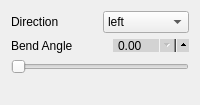
                 <widget class="QWidget" name="tab_13">
                  <attribute name="title">
                   <string>Bended</string>
                  </attribute>
                  <layout class="QVBoxLayout" name="verticalLayout_109">
                   <item>
                    <layout class="QHBoxLayout" name="horizontalLayout_172">
                     <item>
                      <widget class="QLabel" name="label_169">
                       <property name="text">
                        <string>Direction</string>
                       </property>
                      </widget>
                     </item>
                     <item>
                      <widget class="QComboBox" name="linestring_bend_direction">
                       <item>
                        <property name="text">
                         <string>left</string>
                        </property>
                       </item>
                       <item>
                        <property name="text">
                         <string>right</string>
                        </property>
                       </item>
                      </widget>
                     </item>
                    </layout>
                   </item>
                   <item>
                    <layout class="QVBoxLayout" name="verticalLayout_163">
                     <item>
                      <layout class="QHBoxLayout" name="horizontalLayout_173">
                       <item>
                        <widget class="QLabel" name="label_170">
                         <property name="focusPolicy">
                          <enum>Qt::NoFocus</enum>
                         </property>
                         <property name="text">
                          <string>Bend Angle</string>
                         </property>
                        </widget>
                       </item>
                       <item>
                        <widget class="QDoubleSpinBox" name="linestring_bend_angle_spin">
                         <property name="focusPolicy">
                          <enum>Qt::ClickFocus</enum>
                         </property>
                         <property name="styleSheet">
                          <string notr="true">QDoubleSpinBox {
	max-height: 11px;
	min-height: 11px;
    min-width: 60px;
    max-width: 60px;
    padding-right: 10px;
    background-color: lightgray;
    padding-top: -2px;
    padding-bottom: -2px;
}

QDoubleSpinBox::up-button {
  subcontrol-origin: padding;
  subcontrol-position: right center;
  left: 7px;
  height: 18px;
  width: 18px;
}

QDoubleSpinBox::down-button {
  subcontrol-origin: content;
  subcontrol-position: right center;
  left: 0px;
  top: 0px;
  height: 18px;
  width: 18px;
}

</string>
                         </property>
                         <property name="maximum">
                          <double>360.000000000000000</double>
                         </property>
                        </widget>
                       </item>
                      </layout>
                     </item>
                     <item>
                      <widget class="QSlider" name="linestring_bend_angle_slider">
                       <property name="focusPolicy">
                        <enum>Qt::NoFocus</enum>
                       </property>
                       <property name="styleSheet">
                        <string notr="true"/>
                       </property>
                       <property name="orientation">
                        <enum>Qt::Horizontal</enum>
                       </property>
                      </widget>
                     </item>
                    </layout>
                   </item>
                   <item>
                    <spacer name="verticalSpacer_26">
                     <property name="orientation">
                      <enum>Qt::Vertical</enum>
                     </property>
                     <property name="sizeType">
                      <enum>QSizePolicy::Ignored</enum>
                     </property>
                     <property name="sizeHint" stdset="0">
                      <size>
                       <width>20</width>
                       <height>20</height>
                      </size>
                     </property>
                    </spacer>
                   </item>
                  </layout>
                 </widget>
